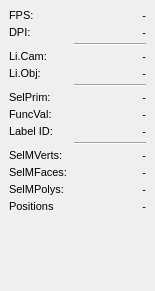
<?xml version="1.0" encoding="UTF-8"?>
<ui version="4.0">
 <class>QGMDockView</class>
 <widget class="QDockWidget" name="QGMDockView">
  <property name="geometry">
   <rect>
    <x>0</x>
    <y>0</y>
    <width>155</width>
    <height>291</height>
   </rect>
  </property>
  <property name="sizePolicy">
   <sizepolicy hsizetype="Preferred" vsizetype="MinimumExpanding">
    <horstretch>0</horstretch>
    <verstretch>0</verstretch>
   </sizepolicy>
  </property>
  <property name="minimumSize">
   <size>
    <width>155</width>
    <height>291</height>
   </size>
  </property>
  <property name="windowTitle">
   <string>&amp;View Port</string>
  </property>
  <widget class="QWidget" name="dockWidgetContents">
   <property name="sizePolicy">
    <sizepolicy hsizetype="Preferred" vsizetype="MinimumExpanding">
     <horstretch>0</horstretch>
     <verstretch>0</verstretch>
    </sizepolicy>
   </property>
   <property name="font">
    <font>
     <pointsize>11</pointsize>
    </font>
   </property>
   <layout class="QFormLayout" name="formLayout_2">
    <property name="verticalSpacing">
     <number>4</number>
    </property>
    <item row="0" column="0">
     <widget class="QLabel" name="labelFPS">
      <property name="font">
       <font>
        <pointsize>8</pointsize>
       </font>
      </property>
      <property name="text">
       <string>FPS:</string>
      </property>
      <property name="margin">
       <number>2</number>
      </property>
      <property name="indent">
       <number>-1</number>
      </property>
     </widget>
    </item>
    <item row="0" column="1">
     <widget class="QLabel" name="labelFPSValue">
      <property name="font">
       <font>
        <pointsize>8</pointsize>
       </font>
      </property>
      <property name="text">
       <string>-</string>
      </property>
      <property name="alignment">
       <set>Qt::AlignRight|Qt::AlignTrailing|Qt::AlignVCenter</set>
      </property>
      <property name="margin">
       <number>2</number>
      </property>
      <property name="indent">
       <number>-1</number>
      </property>
     </widget>
    </item>
    <item row="1" column="0">
     <widget class="QLabel" name="labelDPI">
      <property name="font">
       <font>
        <pointsize>8</pointsize>
       </font>
      </property>
      <property name="text">
       <string>DPI:</string>
      </property>
      <property name="margin">
       <number>2</number>
      </property>
      <property name="indent">
       <number>-1</number>
      </property>
     </widget>
    </item>
    <item row="1" column="1">
     <widget class="QLabel" name="labelDPIValue">
      <property name="font">
       <font>
        <pointsize>8</pointsize>
       </font>
      </property>
      <property name="text">
       <string>-</string>
      </property>
      <property name="alignment">
       <set>Qt::AlignRight|Qt::AlignTrailing|Qt::AlignVCenter</set>
      </property>
      <property name="margin">
       <number>2</number>
      </property>
      <property name="indent">
       <number>-1</number>
      </property>
     </widget>
    </item>
    <item row="2" column="1">
     <widget class="Line" name="line">
      <property name="orientation">
       <enum>Qt::Horizontal</enum>
      </property>
     </widget>
    </item>
    <item row="3" column="0">
     <widget class="QLabel" name="labelLightCam">
      <property name="font">
       <font>
        <pointsize>8</pointsize>
       </font>
      </property>
      <property name="text">
       <string>Li.Cam:</string>
      </property>
      <property name="margin">
       <number>2</number>
      </property>
      <property name="indent">
       <number>-1</number>
      </property>
     </widget>
    </item>
    <item row="3" column="1">
     <widget class="QLabel" name="labelLightCamValue">
      <property name="font">
       <font>
        <pointsize>8</pointsize>
       </font>
      </property>
      <property name="text">
       <string>-</string>
      </property>
      <property name="alignment">
       <set>Qt::AlignRight|Qt::AlignTrailing|Qt::AlignVCenter</set>
      </property>
      <property name="margin">
       <number>2</number>
      </property>
      <property name="indent">
       <number>-1</number>
      </property>
     </widget>
    </item>
    <item row="4" column="0">
     <widget class="QLabel" name="labelLightWorld">
      <property name="font">
       <font>
        <pointsize>8</pointsize>
       </font>
      </property>
      <property name="text">
       <string>Li.Obj:</string>
      </property>
      <property name="margin">
       <number>2</number>
      </property>
      <property name="indent">
       <number>-1</number>
      </property>
     </widget>
    </item>
    <item row="4" column="1">
     <widget class="QLabel" name="labelLightWorldValue">
      <property name="font">
       <font>
        <pointsize>8</pointsize>
       </font>
      </property>
      <property name="text">
       <string>-</string>
      </property>
      <property name="alignment">
       <set>Qt::AlignRight|Qt::AlignTrailing|Qt::AlignVCenter</set>
      </property>
      <property name="margin">
       <number>2</number>
      </property>
      <property name="indent">
       <number>-1</number>
      </property>
     </widget>
    </item>
    <item row="5" column="1">
     <widget class="Line" name="line_2">
      <property name="orientation">
       <enum>Qt::Horizontal</enum>
      </property>
     </widget>
    </item>
    <item row="6" column="0">
     <widget class="QLabel" name="labelSelPrim">
      <property name="font">
       <font>
        <pointsize>8</pointsize>
       </font>
      </property>
      <property name="text">
       <string>SelPrim:</string>
      </property>
      <property name="margin">
       <number>2</number>
      </property>
      <property name="indent">
       <number>-1</number>
      </property>
     </widget>
    </item>
    <item row="6" column="1">
     <widget class="QLabel" name="labelSelPrimValue">
      <property name="font">
       <font>
        <pointsize>8</pointsize>
       </font>
      </property>
      <property name="text">
       <string>-</string>
      </property>
      <property name="alignment">
       <set>Qt::AlignRight|Qt::AlignTrailing|Qt::AlignVCenter</set>
      </property>
      <property name="margin">
       <number>2</number>
      </property>
      <property name="indent">
       <number>-1</number>
      </property>
     </widget>
    </item>
    <item row="7" column="0">
     <widget class="QLabel" name="labelFuncVal">
      <property name="font">
       <font>
        <pointsize>8</pointsize>
       </font>
      </property>
      <property name="text">
       <string>FuncVal:</string>
      </property>
      <property name="margin">
       <number>2</number>
      </property>
      <property name="indent">
       <number>-1</number>
      </property>
     </widget>
    </item>
    <item row="7" column="1">
     <widget class="QLabel" name="labelFuncValValue">
      <property name="font">
       <font>
        <pointsize>8</pointsize>
       </font>
      </property>
      <property name="text">
       <string>-</string>
      </property>
      <property name="alignment">
       <set>Qt::AlignRight|Qt::AlignTrailing|Qt::AlignVCenter</set>
      </property>
      <property name="margin">
       <number>2</number>
      </property>
      <property name="indent">
       <number>-1</number>
      </property>
     </widget>
    </item>
    <item row="8" column="0">
     <widget class="QLabel" name="labelLabel">
      <property name="font">
       <font>
        <pointsize>8</pointsize>
       </font>
      </property>
      <property name="text">
       <string>Label ID:</string>
      </property>
      <property name="margin">
       <number>2</number>
      </property>
      <property name="indent">
       <number>-1</number>
      </property>
     </widget>
    </item>
    <item row="8" column="1">
     <widget class="QLabel" name="labelLabelValue">
      <property name="font">
       <font>
        <pointsize>8</pointsize>
       </font>
      </property>
      <property name="text">
       <string>-</string>
      </property>
      <property name="alignment">
       <set>Qt::AlignRight|Qt::AlignTrailing|Qt::AlignVCenter</set>
      </property>
      <property name="margin">
       <number>2</number>
      </property>
      <property name="indent">
       <number>-1</number>
      </property>
     </widget>
    </item>
    <item row="10" column="0">
     <widget class="QLabel" name="labelSelMVerts">
      <property name="font">
       <font>
        <pointsize>8</pointsize>
       </font>
      </property>
      <property name="text">
       <string>SelMVerts:</string>
      </property>
      <property name="margin">
       <number>2</number>
      </property>
      <property name="indent">
       <number>-1</number>
      </property>
     </widget>
    </item>
    <item row="10" column="1">
     <widget class="QLabel" name="labelSelMVertsValue">
      <property name="font">
       <font>
        <pointsize>8</pointsize>
       </font>
      </property>
      <property name="text">
       <string>-</string>
      </property>
      <property name="alignment">
       <set>Qt::AlignRight|Qt::AlignTrailing|Qt::AlignVCenter</set>
      </property>
      <property name="margin">
       <number>2</number>
      </property>
      <property name="indent">
       <number>-1</number>
      </property>
     </widget>
    </item>
    <item row="11" column="0">
     <widget class="QLabel" name="labelSelMFaces">
      <property name="font">
       <font>
        <pointsize>8</pointsize>
       </font>
      </property>
      <property name="text">
       <string>SelMFaces:</string>
      </property>
      <property name="margin">
       <number>2</number>
      </property>
      <property name="indent">
       <number>-1</number>
      </property>
     </widget>
    </item>
    <item row="11" column="1">
     <widget class="QLabel" name="labelSelMFacesValue">
      <property name="font">
       <font>
        <pointsize>8</pointsize>
       </font>
      </property>
      <property name="text">
       <string>-</string>
      </property>
      <property name="alignment">
       <set>Qt::AlignRight|Qt::AlignTrailing|Qt::AlignVCenter</set>
      </property>
      <property name="margin">
       <number>2</number>
      </property>
      <property name="indent">
       <number>-1</number>
      </property>
     </widget>
    </item>
    <item row="12" column="0">
     <widget class="QLabel" name="labelSelMPolys">
      <property name="font">
       <font>
        <pointsize>8</pointsize>
       </font>
      </property>
      <property name="text">
       <string>SelMPolys:</string>
      </property>
      <property name="margin">
       <number>2</number>
      </property>
      <property name="indent">
       <number>-1</number>
      </property>
     </widget>
    </item>
    <item row="12" column="1">
     <widget class="QLabel" name="labelSelMPolysValue">
      <property name="font">
       <font>
        <pointsize>8</pointsize>
       </font>
      </property>
      <property name="text">
       <string>-</string>
      </property>
      <property name="alignment">
       <set>Qt::AlignRight|Qt::AlignTrailing|Qt::AlignVCenter</set>
      </property>
      <property name="margin">
       <number>2</number>
      </property>
      <property name="indent">
       <number>-1</number>
      </property>
     </widget>
    </item>
    <item row="13" column="0">
     <widget class="QLabel" name="labelPositions">
      <property name="font">
       <font>
        <pointsize>8</pointsize>
       </font>
      </property>
      <property name="text">
       <string>Positions</string>
      </property>
      <property name="margin">
       <number>2</number>
      </property>
      <property name="indent">
       <number>-1</number>
      </property>
     </widget>
    </item>
    <item row="13" column="1">
     <widget class="QLabel" name="labelPositionsValue">
      <property name="font">
       <font>
        <pointsize>8</pointsize>
       </font>
      </property>
      <property name="text">
       <string>-</string>
      </property>
      <property name="alignment">
       <set>Qt::AlignRight|Qt::AlignTrailing|Qt::AlignVCenter</set>
      </property>
      <property name="margin">
       <number>2</number>
      </property>
      <property name="indent">
       <number>-1</number>
      </property>
     </widget>
    </item>
    <item row="9" column="1">
     <widget class="Line" name="line_3">
      <property name="orientation">
       <enum>Qt::Horizontal</enum>
      </property>
     </widget>
    </item>
   </layout>
  </widget>
 </widget>
 <resources/>
 <connections/>
</ui>
